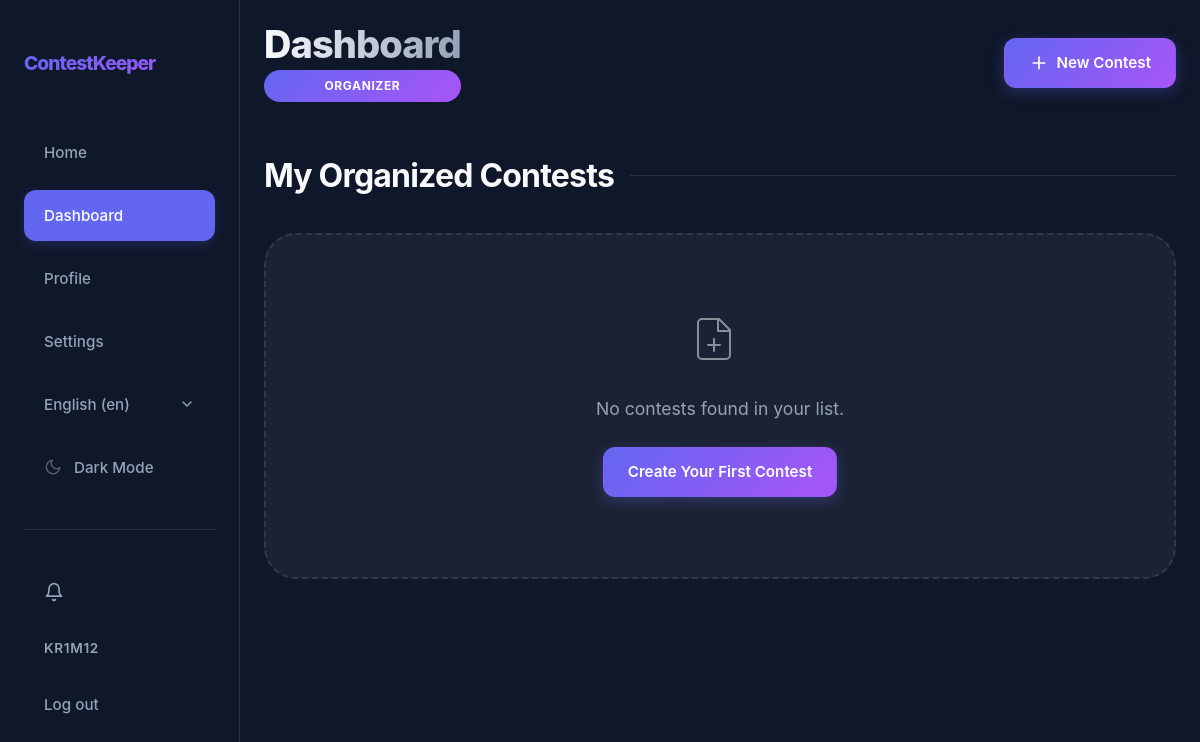
/en/dashboard/ (signed in), run on an earlier commit of the app's database.
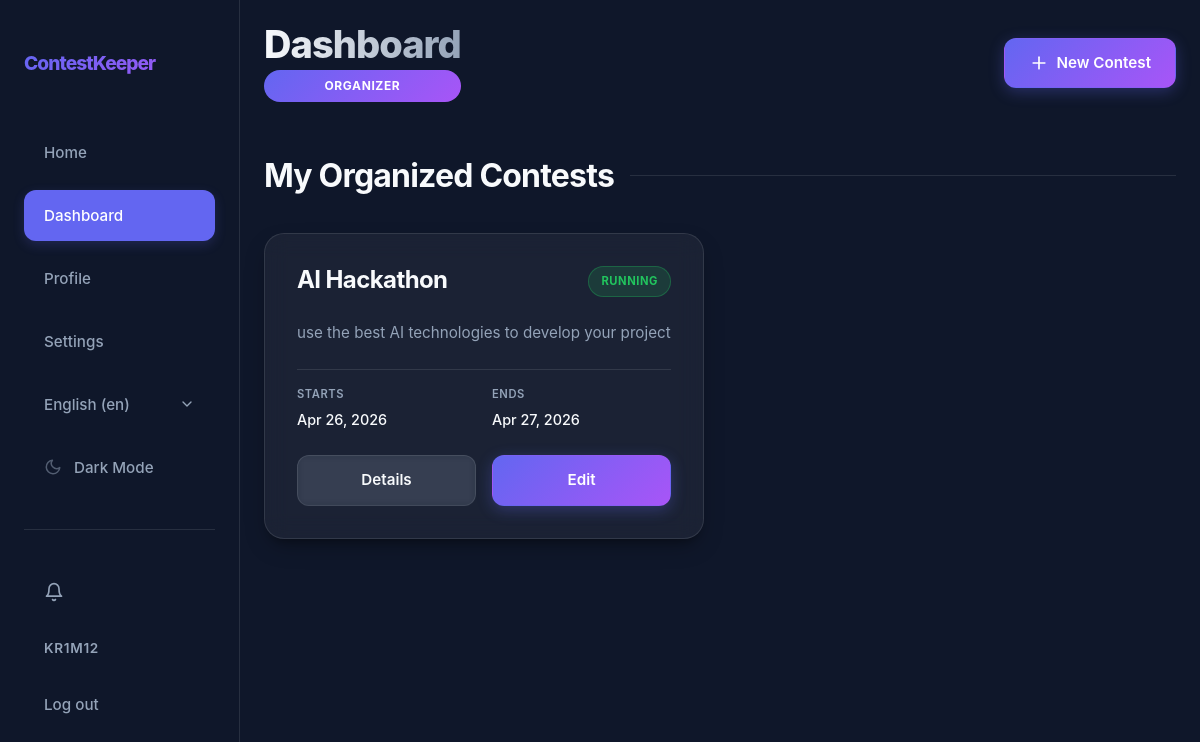
And on a later commit of the database.
### app/models.py (models this page shows, shortened)
class Contest(models.Model):
    class Status(models.TextChoices):
        DRAFT = "DRAFT", _("Draft")
        REGISTRATION = "REGISTRATION", _("Registration")
        RUNNING = "RUNNING", _("Running")
        FINISHED = "FINISHED", _("Finished")
    name = models.CharField(max_length=100)
    description = models.TextField(max_length=500)
    registration_start = models.DateTimeField(null=True, blank=True)
    registration_end = models.DateTimeField(null=True, blank=True)
    start_date = models.DateTimeField()
    end_date = models.DateTimeField()
    max_teams = models.PositiveIntegerField(null=True, blank=True)
    format = models.CharField(max_length=50, blank=True, help_text="e.g. Online, Onsite, Hybrid")
    organizer = models.ForeignKey(User, on_delete=models.CASCADE, related_name="organized_contests", null=True, blank=True)
    status = models.CharField(choices=Status.choices, default=Status.DRAFT)
    is_draft = models.BooleanField(default=True)
    jurys = models.ManyToManyField(User, related_name="judged_contests", blank=True)
    participants = models.ManyToManyField(User, related_name="participated_contests", blank=True)
    teams = models.ManyToManyField(Team, related_name="teams_in_contests", blank=True)

### app/views/views_general.py (the view)
# urls.py: path("dashboard/", views.DashboardView.as_view(), name="dashboard"),
class DashboardView(RedirectToRegisterMixin, TemplateView):
    template_name = "app/core/dashboard.html"
    def get_context_data(self, **kwargs):
        user = self.request.user
        if user.is_organizer():
            contests = user.organized_contests.all()
        elif user.is_jury():
            contests = user.judged_contests.exclude(status=Contest.Status.DRAFT)
        elif user.is_participant():
            contests = Contest.objects.filter(
                Q(participants=user) | Q(teams__participants=user)
            ).exclude(status=Contest.Status.DRAFT).distinct()
        else:
            contests = Contest.objects.none()
        return super().get_context_data(contests=contests, **kwargs)

### app/context_processors.py (called while the page is built)
def notification_count(request):
    if request.user.is_authenticated:
        return {
            'unread_notification_count': request.user.notifications.filter(is_read=False).count()
        }
    return {'unread_notification_count': 0}

### app/models.py (called while the page is built)
    def is_organizer(self):
        return self.role == self.Role.ORGANIZER

### app/templates/app/core/dashboard.html (shortened to what this page needs)
{% extends 'app/core/base.html' %}
{% load static i18n %}
{% block extra_css %}
<link rel="stylesheet" href="{% static 'css/core/dashboard.css' %}">
{% endblock %}
{% block content %}
        <header class="dashboard-header">
            <div class="header-left">
                <h1 id="h1">{% trans "Dashboard" %}</h1>
                <span class="role-badge">{{ user.get_role_display }}</span>
            </div>
            {% if user.is_organizer %}
            <div class="header-actions">
                <a href="{% url 'contest_create' %}" class="btn btn-primary">
                    <svg width="20" height="20" viewBox="0 0 24 24" fill="none" stroke="currentColor" stroke-width="2" stroke-linecap="round" stroke-linejoin="round"><line x1="12" y1="5" x2="12" y2="19"></line><line x1="5" y1="12" x2="19" y2="12"></line></svg>
                    {% trans "New Contest" %}
                </a>
            </div>
            {% endif %}
        </header>
        <section class="contest-section">
            <h2 class="section-title">
                {% if user.is_organizer %}
                {% trans "My Organized Contests" %}
                {% elif user.is_jury %}
                {% trans "Contests to Judge" %}
                {% elif user.is_participant %}
                {% trans "My Contests" %}
                {% endif %}
            </h2>
            <div class="contest-grid">
                {% for contest in contests %}
                <div class="contest-card">
                    <div class="contest-card-header">
                        <h3>{{ contest.name }}</h3>
                        <span class="status-indicator status-{{ contest.status|lower }}">{{ contest.get_status_display }}</span>
                    </div>
                    <p class="contest-description">{{ contest.description }}</p>
                    <div class="contest-details">
                        <div class="detail-item">
                            <span class="label">{% trans "Starts" %}</span>
                            <span class="value">{{ contest.start_date|date:"M d, Y" }}</span>
                        </div>
                        <div class="detail-item">
                            <span class="label">{% trans "Ends" %}</span>
                            <span class="value">{{ contest.end_date|date:"M d, Y" }}</span>
                        </div>
                    </div>
                    <div class="contest-actions">
                        <a href="{% url 'contest_detail' contest.id %}" class="btn btn-secondary">{% trans "Details" %}</a>
                        {% if user.is_organizer %}
                        <a href="{% url 'contest_edit' contest.id %}" class="btn btn-primary">{% trans "Edit" %}</a>
                        {% endif %}
                    </div>
                </div>
                {% empty %}
                <div class="empty-state">
                    <div class="empty-icon">
                    </div>
                    <p>{% trans "No contests found in your list." %}</p>
                    {% if user.is_organizer %}
                    <a href="{% url 'contest_create' %}" class="btn btn-primary">{% trans "Create Your First Contest" %}</a>
                    {% endif %}
                </div>
                {% endfor %}
            </div>
        </section>
{% endblock %}

What changed in the data, as far as the page shows it:
added Contest: name "AI Hackathon", status "RUNNING", description "use the best AI technologies to develop your project", start_date "Apr 26, 2026", end_date "Apr 27, 2026"
Also different on the page:
text no longer shown: "No contests found in your list. Create Your First Contest"
